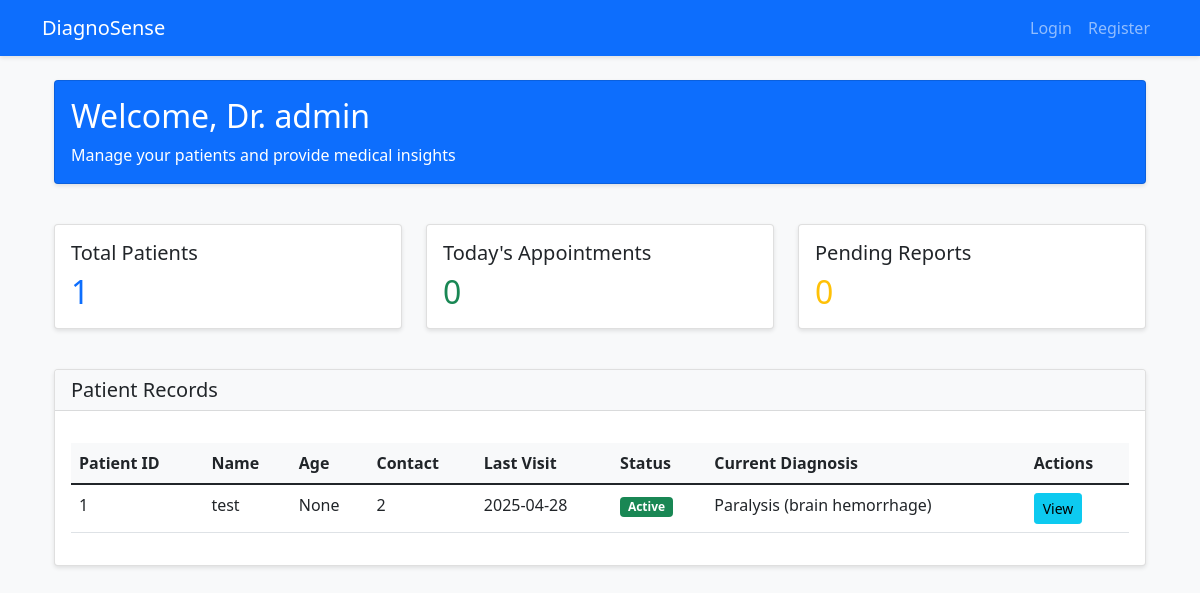
The page /dashboard (signed in) on the database its author committed.
### app.py (models this page shows)
class Profile(db.Model):
    id = db.Column(db.Integer, primary_key=True)
    user_id = db.Column(db.Integer, db.ForeignKey('user.id'), nullable=False)
    name = db.Column(db.String(100), nullable=False)
    email = db.Column(db.String(120), unique=True, nullable=False)
    phone = db.Column(db.String(20))
    specialization = db.Column(db.String(100))  # For doctors only
    created_at = db.Column(db.DateTime, default=datetime.utcnow)

class Patient(db.Model):
    id = db.Column(db.Integer, primary_key=True)
    user_id = db.Column(db.Integer, db.ForeignKey('user.id'), nullable=False)
    doctor_id = db.Column(db.Integer, db.ForeignKey('user.id'))
    name = db.Column(db.String(100), nullable=False)
    age = db.Column(db.Integer)
    contact = db.Column(db.String(20))
    email = db.Column(db.String(120))
    last_visit = db.Column(db.DateTime, default=datetime.utcnow)
    status = db.Column(db.String(20), default='Active')
    diagnosis = db.Column(db.Text)

### app.py (the view, shortened to what this page needs)
@app.route('/dashboard')
@login_required
def dashboard():
    if current_user.role == 'doctor':
        patients = Patient.query.filter_by(doctor_id=current_user.id).all()
        today = datetime.now().date()
        today_appointments = Appointment.query.filter(
            Appointment.doctor_id == current_user.id,
            Appointment.date == today
        ).count()
        total_patients = len(patients)
        pending_reports = Diagnosis.query.filter(
            Diagnosis.doctor_id == current_user.id,
            Diagnosis.status == 'pending'
        ).count()
        return render_template('doctor_dashboard.html',
                             user=current_user,
                             patients=patients,
                             total_patients=total_patients,
                             today_appointments=today_appointments,
                             pending_reports=pending_reports)

### app.py (called while the page is built)
@login_manager.user_loader
def load_user(user_id):
    return User.query.get(int(user_id))

### templates/doctor_dashboard.html
{% extends "base.html" %}
{% block content %}
<div class="container mt-4">
    <div class="row">
        <div class="col-12 mb-4">
            <div class="card bg-primary text-white">
                <div class="card-body">
                    <h2 class="card-title">Welcome, Dr. {{ user.profile.name }}</h2>
                    <p class="card-text">Manage your patients and provide medical insights</p>
                </div>
            </div>
        </div>
        <div class="col-md-4 mb-4">
            <div class="card">
                <div class="card-body">
                    <h5 class="card-title">Total Patients</h5>
                    <h2 class="card-text text-primary">{{ total_patients }}</h2>
                </div>
            </div>
        </div>
        <div class="col-md-4 mb-4">
            <div class="card">
                <div class="card-body">
                    <h5 class="card-title">Today's Appointments</h5>
                    <h2 class="card-text text-success">{{ today_appointments }}</h2>
                </div>
            </div>
        </div>
        <div class="col-md-4 mb-4">
            <div class="card">
                <div class="card-body">
                    <h5 class="card-title">Pending Reports</h5>
                    <h2 class="card-text text-warning">{{ pending_reports }}</h2>
                </div>
            </div>
        </div>
        <div class="col-12">
            <div class="card">
                <div class="card-header d-flex justify-content-between align-items-center">
                    <h5 class="mb-0">Patient Records</h5>
                </div>
                <div class="card-body">
                    <div class="table-responsive">
                        <table class="table table-hover">
                            <thead>
                                <tr>
                                    <th>Patient ID</th>
                                    <th>Name</th>
                                    <th>Age</th>
                                    <th>Contact</th>
                                    <th>Last Visit</th>
                                    <th>Status</th>
                                    <th>Current Diagnosis</th>
                                    <th>Actions</th>
                                </tr>
                            </thead>
                            <tbody>
                                {% for patient in patients %}
                                <tr>
                                    <td>{{ patient.id }}</td>
                                    <td>{{ patient.name }}</td>
                                    <td>{{ patient.age }}</td>
                                    <td>{{ patient.contact }}</td>
                                    <td>{{ patient.last_visit.strftime('%Y-%m-%d') }}</td>
                                    <td>
                                        <span class="badge {% if patient.status == 'Active' %}bg-success{% else %}bg-danger{% endif %}">
                                            {{ patient.status }}
                                        </span>
                                    </td>
                                    <td>{{ patient.diagnosis or 'No diagnosis yet' }}</td>
                                    <td>
                                        <a href="{{ url_for('view_patient', patient_id=patient.id) }}" class="btn btn-sm btn-info">
                                            View
                                        </a>
                                    </td>
                                </tr>
                                {% endfor %}
                            </tbody>
                        </table>
                    </div>
                </div>
            </div>
        </div>
    </div>
</div>
{% endblock %}

### static/css/style.css (style rules this page uses)
body { background-color: #f8f9fa; }
.card { box-shadow: 0 2px 4px rgba(0,0,0,0.1); margin-bottom: 1rem; }
.card-header { background-color: #f8f9fa; border-bottom: 1px solid rgba(0,0,0,0.125); }
.table th { background-color: #f8f9fa; }
.table-responsive { margin-top: 1rem; }

### rows shown on the page
Profile: profile.name "admin"
Patient: id "1", name "test", age "None", contact "2", last_visit "2025-04-28", status "Active", diagnosis "Paralysis (brain hemorrhage)"

### other values the page prints
{{ total_patients }} "1"
{{ today_appointments }} "0"
{{ pending_reports }} "0"
